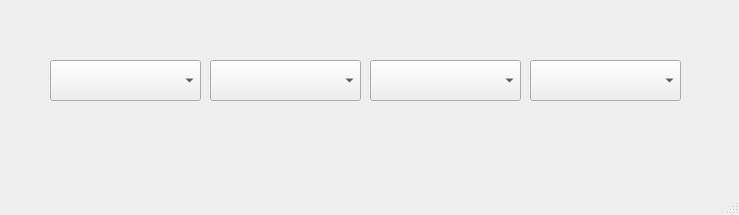
<?xml version="1.0" encoding="UTF-8"?>
<ui version="4.0">
 <class>MainWindow</class>
 <widget class="QMainWindow" name="MainWindow">
  <property name="geometry">
   <rect>
    <x>0</x>
    <y>0</y>
    <width>739</width>
    <height>215</height>
   </rect>
  </property>
  <property name="windowTitle">
   <string>MainWindow</string>
  </property>
  <widget class="QWidget" name="centralwidget">
   <widget class="QComboBox" name="comboBox">
    <property name="geometry">
     <rect>
      <x>210</x>
      <y>60</y>
      <width>151</width>
      <height>41</height>
     </rect>
    </property>
   </widget>
   <widget class="QComboBox" name="comboBox_2">
    <property name="geometry">
     <rect>
      <x>50</x>
      <y>60</y>
      <width>151</width>
      <height>41</height>
     </rect>
    </property>
   </widget>
   <widget class="QComboBox" name="comboBox_3">
    <property name="geometry">
     <rect>
      <x>370</x>
      <y>60</y>
      <width>151</width>
      <height>41</height>
     </rect>
    </property>
   </widget>
   <widget class="QComboBox" name="comboBox_4">
    <property name="geometry">
     <rect>
      <x>530</x>
      <y>60</y>
      <width>151</width>
      <height>41</height>
     </rect>
    </property>
   </widget>
  </widget>
  <widget class="QMenuBar" name="menubar">
   <property name="geometry">
    <rect>
     <x>0</x>
     <y>0</y>
     <width>739</width>
     <height>24</height>
    </rect>
   </property>
  </widget>
  <widget class="QStatusBar" name="statusbar"/>
 </widget>
 <resources/>
 <connections/>
</ui>
